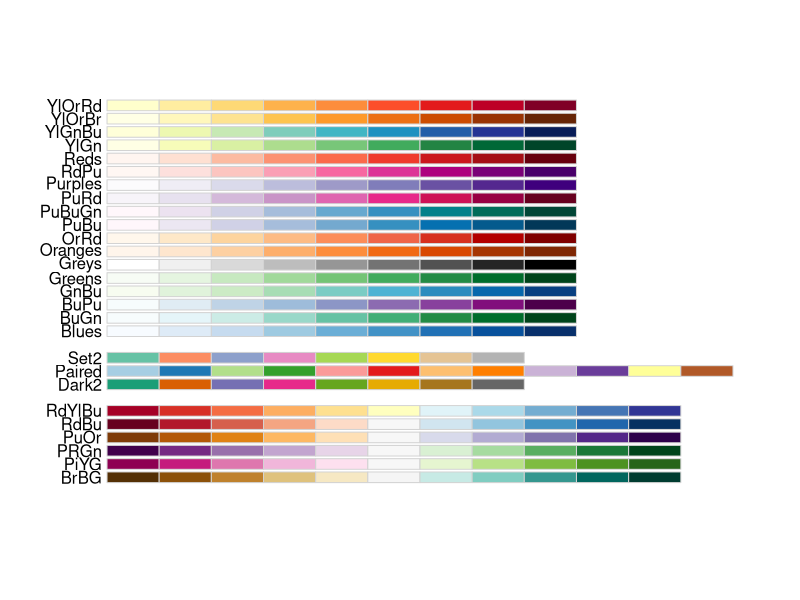
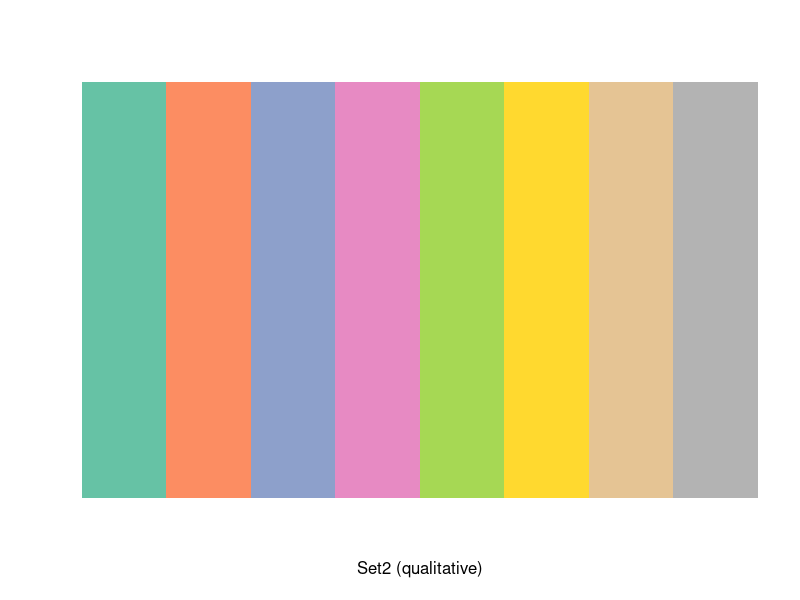
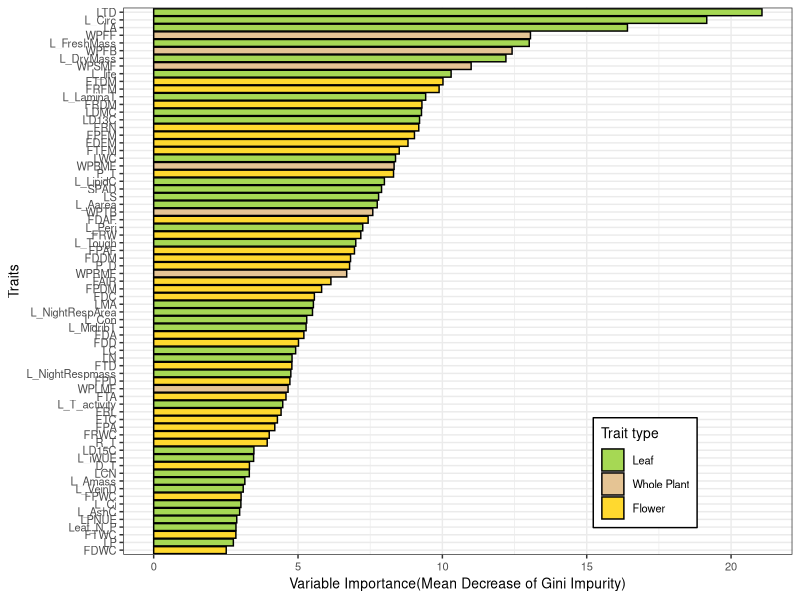
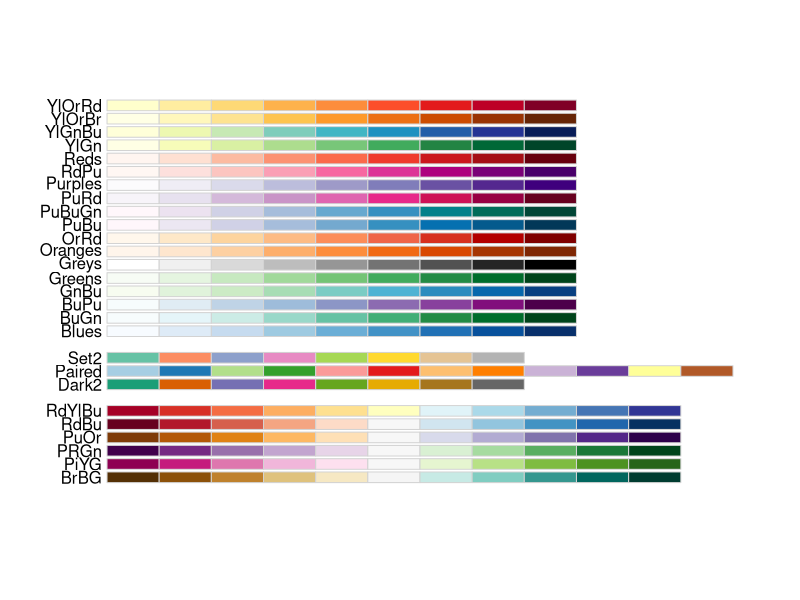
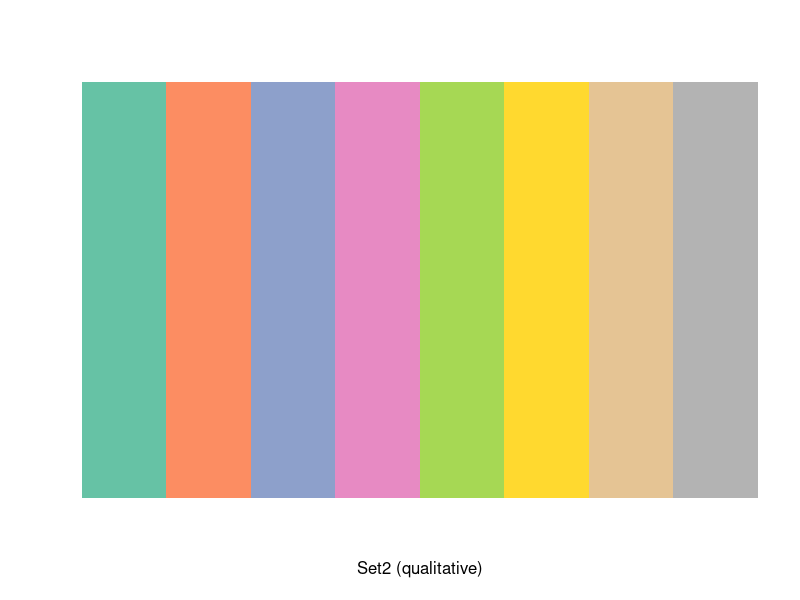
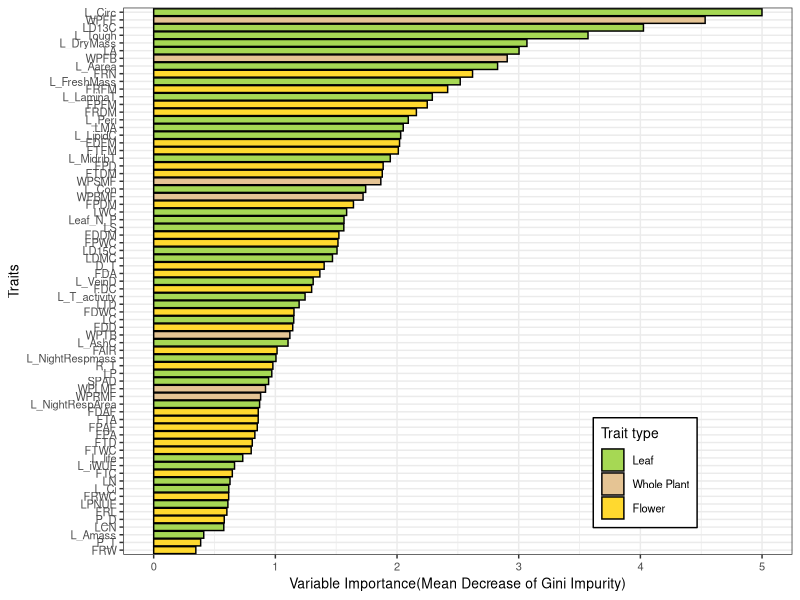
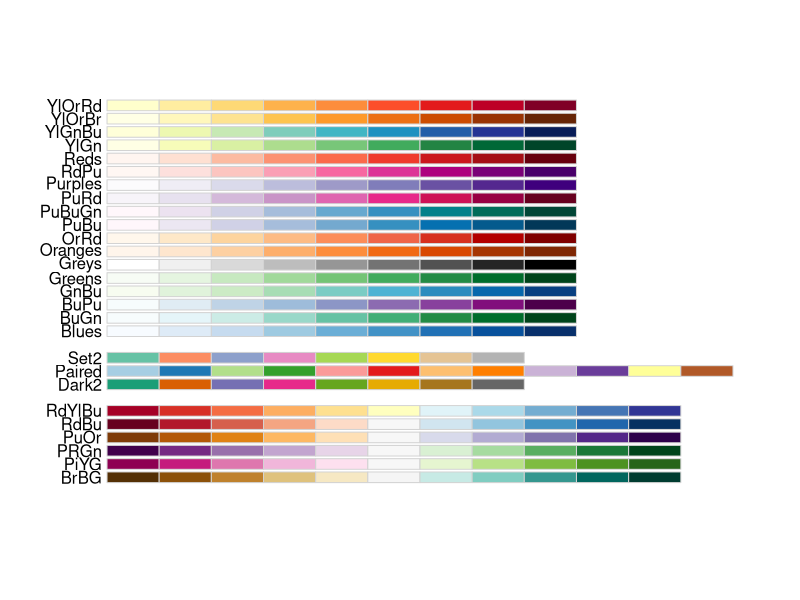
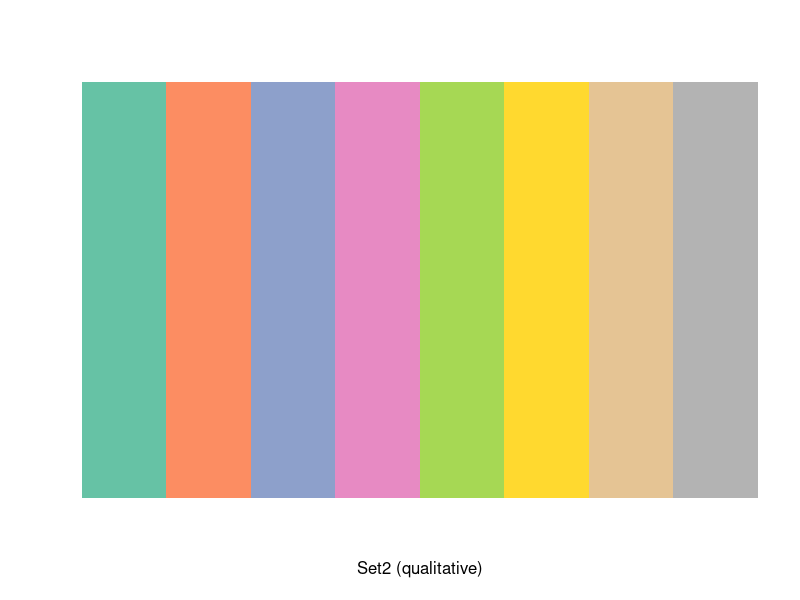

These figures' R source, in order:

rm(list = ls())

packages <- c("here","tidyverse","RColorBrewer")

lapply(packages, require, character.only =T)

########### GINI IMPURITY (Ranking all traits) ###
###### Loading the Gini Impurity data ###
### Genus, Large Perennials, southeastern perennials and annuals ###

Gini_Genus <- read.csv(here("Datasets and Tables",
                            "Gini_Importance_Genus.csv")) %>% 
                  mutate(`Phylogenetic Level` = "Genus") %>%
                  mutate(Trait_type = case_when(str_detect(Features,"^L") ~ "Leaf",
                                str_detect(Features, "SPAD") ~ "Leaf",
                                str_detect(Features, "^W") ~ "Whole Plant",
                                str_detect(Features, "^F") ~ "Flower",
                                str_detect(Features, "P_D") ~ "Flower",
                                str_detect(Features, "P_T") ~ "Flower",
                                str_detect(Features, "D_T") ~ "Flower",
                                str_detect(Features, "R_T") ~ "Flower"))

Gini_Perennial <- read.csv(here("Datasets and Tables",
                            "Gini_Importance_Perennials.csv")) %>% 
                          mutate(`Phylogenetic Level` = "Large Perennial") %>%
              mutate(Trait_type = case_when(str_detect(Features,"^L") ~ "Leaf",
                                str_detect(Features, "SPAD") ~ "Leaf",
                                str_detect(Features, "^W") ~ "Whole Plant",
                                str_detect(Features, "^F") ~ "Flower",
                                str_detect(Features, "P_D") ~ "Flower",
                                str_detect(Features, "P_T") ~ "Flower",
                                str_detect(Features, "D_T") ~ "Flower",
                                str_detect(Features, "R_T") ~ "Flower"))

Gini_Annual <- read.csv(here("Datasets and Tables",
                                "Gini_Importance_Annual.csv")) %>% 
                      mutate(`Phylogenetic Level` = "Annual") %>%
              mutate(Trait_type = case_when(str_detect(Features,"^L") ~ "Leaf",
                                str_detect(Features, "SPAD") ~ "Leaf",
                                str_detect(Features, "^W") ~ "Whole Plant",
                                str_detect(Features, "^F") ~ "Flower",
                                str_detect(Features, "P_D") ~ "Flower",
                                str_detect(Features, "P_T") ~ "Flower",
                                str_detect(Features, "D_T") ~ "Flower",
                                str_detect(Features, "R_T") ~ "Flower"))

Gini_southeastern_perennial <- read.csv(here("Datasets and Tables",
                             "Gini_Importance_southeastern.csv")) %>% 
                      mutate(`Phylogenetic Level` = "Southeastern") %>%
             mutate(Trait_type = case_when(str_detect(Features,"^L") ~ "Leaf",
                                str_detect(Features, "SPAD") ~ "Leaf",
                                str_detect(Features, "^W") ~ "Whole Plant",
                                str_detect(Features, "^F") ~ "Flower",
                                str_detect(Features, "P_D") ~ "Flower",
                                str_detect(Features, "P_T") ~ "Flower",
                                str_detect(Features, "D_T") ~ "Flower",
                                str_detect(Features, "R_T") ~ "Flower"))



####
#### Making the importance plots ####
# GENUS ### 

Gini_Genus$Trait_type <- factor(Gini_Genus$Trait_type, 
                          levels = c("Leaf","Whole Plant","Flower"))

#### Before we create the plot let us extract some colorblind friendly colors ###
## from RColorBrewer ###

display.brewer.all(colorblindFriendly = T) ### color friendly palettes

display.brewer.pal(8, 'Set2') ## displaying the colors


brewer.pal(8, 'Set2') ## displaying the hex codes 

ggplot(data = Gini_Genus,
       aes(x=reorder(Features,Overall), 
           y = Overall, 
           fill = Trait_type)) +
  geom_bar(stat = "identity",
           color ="black") + 
  scale_fill_manual(values = c("#A6D854",
                               "#E5C494",
                               "#FFD92F"),
                    name= 'Trait type') +
  labs(x= "Traits",
       y= "Variable Importance(Mean Decrease of Gini Impurity)") +
  coord_flip() + 
  theme_bw() + theme(legend.position = c(0.78, 0.15),
                     legend.background = element_rect(fill = "white", 
                                                      color = "black")) +
  theme(text = element_text(size = 10))



### LARGE PERENNIAL ###

Gini_Perennial$Trait_type <- factor(Gini_Perennial$Trait_type, 
                                levels = c("Leaf","Whole Plant","Flower"))

#### Before we create the plot let us extract some colorblind friendly colors ###
## from RColorBrewer ###

display.brewer.all(colorblindFriendly = T) ### color friendly palettes

display.brewer.pal(8, 'Set2') ## displaying the colors


brewer.pal(8, 'Set2') ## displaying the hex codes 

ggplot(data = Gini_Perennial,
       aes(x=reorder(Features,Overall), 
           y = Overall, 
           fill = Trait_type)) +
  geom_bar(stat = "identity",
           color ="black") + 
  scale_fill_manual(values = c("#A6D854",
                               "#E5C494",
                               "#FFD92F"),
                    name= 'Trait type') +
  labs(x= "Traits",
       y= "Variable Importance(Mean Decrease of Gini Impurity)") +
  coord_flip() + 
  theme_bw() + theme(legend.position = c(0.78, 0.15),
                     legend.background = element_rect(fill = "white", 
                                                      color = "black")) +
  theme(text = element_text(size = 10))



### ANNUAL ###

Gini_Annual$Trait_type <- factor(Gini_Annual$Trait_type, 
                                    levels = c("Leaf","Whole Plant","Flower"))

#### Before we create the plot let us extract some colorblind friendly colors ###
## from RColorBrewer ###

display.brewer.all(colorblindFriendly = T) ### color friendly palettes

display.brewer.pal(8, 'Set2') ## displaying the colors


brewer.pal(8, 'Set2') ## displaying the hex codes 

ggplot(data = Gini_Annual,
       aes(x=reorder(Features,Overall), 
           y = Overall, 
           fill = Trait_type)) +
  geom_bar(stat = "identity",
           color ="black") + 
  scale_fill_manual(values = c("#A6D854",
                               "#E5C494",
                               "#FFD92F"),
                    name= 'Trait type') +
  labs(x= "Traits",
       y= "Variable Importance(Mean Decrease of Gini Impurity)") +
  coord_flip() + 
  theme_bw() + theme(legend.position = c(0.78, 0.15),
                     legend.background = element_rect(fill = "white", 
                                                      color = "black")) +
  theme(text = element_text(size = 10))


### SOUTHEASTERN PERENNIAL ##


Gini_southeastern_perennial$Trait_type <- factor(Gini_southeastern_perennial$Trait_type, 
                                 levels = c("Leaf","Whole Plant","Flower"))

#### Before we create the plot let us extract some colorblind friendly colors ###
## from RColorBrewer ###

display.brewer.all(colorblindFriendly = T) ### color friendly palettes

display.brewer.pal(8, 'Set2') ## displaying the colors


brewer.pal(8, 'Set2') ## displaying the hex codes 

ggplot(data = Gini_southeastern_perennial,
       aes(x=reorder(Features,Overall), 
           y = Overall, 
           fill = Trait_type)) +
  geom_bar(stat = "identity",
           color ="black") + 
  scale_fill_manual(values = c("#A6D854",
                               "#E5C494",
                               "#FFD92F"),
                    name= 'Trait type') +
  labs(x= "Traits",
       y= "Variable Importance(Mean Decrease of Gini Impurity)") +
  coord_flip() + 
  theme_bw() + theme(legend.position = c(0.78, 0.15),
                     legend.background = element_rect(fill = "white", 
                                                      color = "black")) +
  theme(text = element_text(size = 10))



Gini_Importance <- rbind(Gini_Genus,Gini_Perennial,Gini_Annual,
                         Gini_southeastern_perennial) %>% 
                                               mutate(Groups = 'All')

###################
### NOW MAKING THE SAME VARIABLE IMPORTANCE PLOTS USING THE OPTIMAL SUBSET OF TRAITS ##
#####################

###### Loading the RFE data ###
### Genus, Large Perennials, southeastern perennials and annuals ###

RFE_Genus <- read.csv(here("Datasets and Tables",
                            "Rfe_Genus_best_subset.csv")) %>% 
  mutate(`Phylogenetic Level` = "Genus") %>%
  mutate(Trait_type = case_when(str_detect(Features,"^L") ~ "Leaf",
                                str_detect(Features, "SPAD") ~ "Leaf",
                                str_detect(Features, "^W") ~ "Whole Plant",
                                str_detect(Features, "^F") ~ "Flower",
                                str_detect(Features, "P_D") ~ "Flower",
                                str_detect(Features, "P_T") ~ "Flower",
                                str_detect(Features, "D_T") ~ "Flower",
                                str_detect(Features, "R_T") ~ "Flower"))

RFE_Perennial <- read.csv(here("Datasets and Tables",
                                "Rfe_Perennial_best_subset.csv")) %>% 
  mutate(`Phylogenetic Level` = "Large Perennial") %>%
  mutate(Trait_type = case_when(str_detect(Features,"^L") ~ "Leaf",
                                str_detect(Features, "SPAD") ~ "Leaf",
                                str_detect(Features, "^W") ~ "Whole Plant",
                                str_detect(Features, "^F") ~ "Flower",
                                str_detect(Features, "P_D") ~ "Flower",
                                str_detect(Features, "P_T") ~ "Flower",
                                str_detect(Features, "D_T") ~ "Flower",
                                str_detect(Features, "R_T") ~ "Flower"))

RFE_Annual <- read.csv(here("Datasets and Tables",
                             "Rfe_Annual_best_subset.csv")) %>% 
  mutate(`Phylogenetic Level` = "Annual") %>%
  mutate(Trait_type = case_when(str_detect(Features,"^L") ~ "Leaf",
                                str_detect(Features, "SPAD") ~ "Leaf",
                                str_detect(Features, "^W") ~ "Whole Plant",
                                str_detect(Features, "^F") ~ "Flower",
                                str_detect(Features, "P_D") ~ "Flower",
                                str_detect(Features, "P_T") ~ "Flower",
                                str_detect(Features, "D_T") ~ "Flower",
                                str_detect(Features, "R_T") ~ "Flower"))

RFE_southeastern_perennial <- read.csv(here("Datasets and Tables",
                                             "Rfe_southeastern_best_subset.csv")) %>% 
                             mutate(`Phylogenetic Level` = "Southeastern") %>%
              mutate(Trait_type = case_when(str_detect(Features,"^L") ~ "Leaf",
                                str_detect(Features, "SPAD") ~ "Leaf",
                                str_detect(Features, "^W") ~ "Whole Plant",
                                str_detect(Features, "^F") ~ "Flower",
                                str_detect(Features, "P_D") ~ "Flower",
                                str_detect(Features, "P_T") ~ "Flower",
                                str_detect(Features, "D_T") ~ "Flower",
                                str_detect(Features, "R_T") ~ "Flower"))



####
#### Making the importance plots ####
# GENUS ### 

RFE_Genus$Trait_type <- factor(RFE_Genus$Trait_type, 
                                levels = c("Leaf","Whole Plant","Flower"))

#### Before we create the plot let us extract some colorblind friendly colors ###
## from RColorBrewer ###

display.brewer.all(colorblindFriendly = T) ### color friendly palettes

display.brewer.pal(8, 'Set2') ## displaying the colors


brewer.pal(8, 'Set2') ## displaying the hex codes 

ggplot(data = RFE_Genus,
       aes(x=reorder(Features,Overall), 
           y = Overall, 
           fill = Trait_type)) +
  geom_bar(stat = "identity",
           color ="black") + 
  scale_fill_manual(values = c("#A6D854",
                               "#E5C494",
                               "#FFD92F"),
                    name= 'Trait type') +
  labs(x= "Traits",
       y= "Variable Importance(Mean Decrease of Gini Impurity)") +
  coord_flip() + 
  theme_bw() + theme(legend.position = c(0.78, 0.15),
                     legend.background = element_rect(fill = "white", 
                                                      color = "black")) +
  theme(text = element_text(size = 10))



### LARGE PERENNIAL ###

RFE_Perennial$Trait_type <- factor(RFE_Perennial$Trait_type, 
                                    levels = c("Leaf","Whole Plant","Flower"))

#### Before we create the plot let us extract some colorblind friendly colors ###
## from RColorBrewer ###

display.brewer.all(colorblindFriendly = T) ### color friendly palettes

display.brewer.pal(8, 'Set2') ## displaying the colors


brewer.pal(8, 'Set2') ## displaying the hex codes 

ggplot(data = RFE_Perennial,
       aes(x=reorder(Features,Overall), 
           y = Overall, 
           fill = Trait_type)) +
  geom_bar(stat = "identity",
           color ="black") + 
  scale_fill_manual(values = c("#A6D854",
                               "#E5C494",
                               "#FFD92F"),
                    name= 'Trait type') +
  labs(x= "Traits",
       y= "Variable Importance(Mean Decrease of Gini Impurity)") +
  coord_flip() + 
  theme_bw() + theme(legend.position = c(0.78, 0.15),
                     legend.background = element_rect(fill = "white", 
                                                      color = "black")) +
  theme(text = element_text(size = 10))



### ANNUAL ###

RFE_Annual$Trait_type <- factor(RFE_Annual$Trait_type, 
                                 levels = c("Leaf","Whole Plant","Flower"))

#### Before we create the plot let us extract some colorblind friendly colors ###
## from RColorBrewer ###

display.brewer.all(colorblindFriendly = T) ### color friendly palettes

display.brewer.pal(8, 'Set2') ## displaying the colors


brewer.pal(8, 'Set2') ## displaying the hex codes 

ggplot(data = RFE_Annual,
       aes(x=reorder(Features,Overall), 
           y = Overall, 
           fill = Trait_type)) +
  geom_bar(stat = "identity",
           color ="black") + 
  scale_fill_manual(values = c("#A6D854",
                               "#E5C494",
                               "#FFD92F"),
                    name= 'Trait type') +
  labs(x= "Traits",
       y= "Variable Importance(Mean Decrease of Gini Impurity)") +
  coord_flip() + 
  theme_bw() + theme(legend.position = c(0.78, 0.15),
                     legend.background = element_rect(fill = "white", 
                                                      color = "black")) +
  theme(text = element_text(size = 10))


### SOUTHEASTERN PERENNIAL ##


RFE_southeastern_perennial$Trait_type <- factor(RFE_southeastern_perennial$Trait_type, 
                                                 levels = c("Leaf","Whole Plant","Flower"))

#### Before we create the plot let us extract some colorblind friendly colors ###
## from RColorBrewer ###

display.brewer.all(colorblindFriendly = T) ### color friendly palettes

display.brewer.pal(8, 'Set2') ## displaying the colors


brewer.pal(8, 'Set2') ## displaying the hex codes 

ggplot(data = RFE_southeastern_perennial,
       aes(x=reorder(Features,Overall), 
           y = Overall, 
           fill = Trait_type)) +
  geom_bar(stat = "identity",
           color ="black") + 
  scale_fill_manual(values = c("#A6D854",
                               "#E5C494",
                               "#FFD92F"),
                    name= 'Trait type') +
  labs(x= "Traits",
       y= "Variable Importance(Mean Decrease of Gini Impurity)") +
  coord_flip() + 
  theme_bw() + theme(legend.position = c(0.78, 0.15),
                     legend.background = element_rect(fill = "white", 
                                                      color = "black")) +
  theme(text = element_text(size = 10))



RFE_Importance <- rbind(RFE_Genus,RFE_Perennial,RFE_Annual,
                         RFE_southeastern_perennial) %>% 
                                      mutate(Groups = 'Optimal Subset')



################
### MOST DIVERGENT TRAITS ###
################ 

###################
### NOW MAKING THE SAME VARIABLE IMPORTANCE PLOTS FOR THE MOST DIVERGENT TRAITS ##
#####################

###### Loading the BORUTA data ###
### Genus, Large Perennials, southeastern perennials and annuals ###

Boruta_Genus <- read.csv(here("Datasets and Tables",
                           "Boruta_Genus.csv")) %>% 
  mutate(`Phylogenetic Level` = "Genus") %>%
  mutate(Trait_type = case_when(str_detect(Feature,"^L") ~ "Leaf",
                                str_detect(Feature, "SPAD") ~ "Leaf",
                                str_detect(Feature, "^W") ~ "Whole Plant",
                                str_detect(Feature, "^F") ~ "Flower",
                                str_detect(Feature, "P_D") ~ "Flower",
                                str_detect(Feature, "P_T") ~ "Flower",
                                str_detect(Feature, "D_T") ~ "Flower",
                                str_detect(Feature, "R_T") ~ "Flower"))

Boruta_Perennial <- read.csv(here("Datasets and Tables",
                               "Boruta_Perennials.csv")) %>% 
  mutate(`Phylogenetic Level` = "Large Perennial") %>%
  mutate(Trait_type = case_when(str_detect(Feature,"^L") ~ "Leaf",
                                str_detect(Feature, "SPAD") ~ "Leaf",
                                str_detect(Feature, "^W") ~ "Whole Plant",
                                str_detect(Feature, "^F") ~ "Flower",
                                str_detect(Feature, "P_D") ~ "Flower",
                                str_detect(Feature, "P_T") ~ "Flower",
                                str_detect(Feature, "D_T") ~ "Flower",
                                str_detect(Feature, "R_T") ~ "Flower"))

Boruta_Annual <- read.csv(here("Datasets and Tables",
                            "Boruta_Annual.csv")) %>% 
  mutate(`Phylogenetic Level` = "Annual") %>%
  mutate(Trait_type = case_when(str_detect(Feature,"^L") ~ "Leaf",
                                str_detect(Feature, "SPAD") ~ "Leaf",
                                str_detect(Feature, "^W") ~ "Whole Plant",
                                str_detect(Feature, "^F") ~ "Flower",
                                str_detect(Feature, "P_D") ~ "Flower",
                                str_detect(Feature, "P_T") ~ "Flower",
                                str_detect(Feature, "D_T") ~ "Flower",
                                str_detect(Feature, "R_T") ~ "Flower"))

Boruta_southeastern_perennial <- read.csv(here("Datasets and Tables",
                                            "Boruta_southeastern_perennials.csv")) %>% 
  mutate(`Phylogenetic Level` = "Southeastern") %>%
  mutate(Trait_type = case_when(str_detect(Feature,"^L") ~ "Leaf",
                                str_detect(Feature, "SPAD") ~ "Leaf",
                                str_detect(Feature, "^W") ~ "Whole Plant",
                                str_detect(Feature, "^F") ~ "Flower",
                                str_detect(Feature, "P_D") ~ "Flower",
                                str_detect(Feature, "P_T") ~ "Flower",
                                str_detect(Feature, "D_T") ~ "Flower",
                                str_detect(Feature, "R_T") ~ "Flower"))



####
#### Making the importance plots ####
# GENUS ### 

Boruta_Genus$Trait_type <- factor(Boruta_Genus$Trait_type, 
                               levels = c("Leaf","Whole Plant","Flower"))

#### Before we create the plot let us extract some colorblind friendly colors ###
## from RColorBrewer ###

display.brewer.all(colorblindFriendly = T) ### color friendly palettes

display.brewer.pal(8, 'Set2') ## displaying the colors


brewer.pal(8, 'Set2') ## displaying the hex codes 


colnames(Boruta_Genus)

ggplot(data = Boruta_Genus,
       aes(x=reorder(Feature,meanImp), 
           y = meanImp, 
           fill = Trait_type)) +
  geom_bar(stat = "identity",
           color ="black") + 
  scale_fill_manual(values = c("#A6D854",
                               "#E5C494",
                               "#FFD92F"),
                    name= 'Trait type') +
  labs(x= "Traits",
       y= "Variable Importance(Mean Decrease of Gini Impurity)") +
  coord_flip() + 
  theme_bw() + theme(legend.position = c(0.78, 0.15),
                     legend.background = element_rect(fill = "white", 
                                                      color = "black")) +
  theme(text = element_text(size = 10))



### LARGE PERENNIAL ###

Boruta_Perennial$Trait_type <- factor(Boruta_Perennial$Trait_type, 
                                   levels = c("Leaf","Whole Plant","Flower"))

#### Before we create the plot let us extract some colorblind friendly colors ###
## from RColorBrewer ###

display.brewer.all(colorblindFriendly = T) ### color friendly palettes

display.brewer.pal(8, 'Set2') ## displaying the colors


brewer.pal(8, 'Set2') ## displaying the hex codes 

ggplot(data = Boruta_Perennial,
       aes(x=reorder(Feature,meanImp), 
           y = meanImp, 
           fill = Trait_type)) +
  geom_bar(stat = "identity",
           color ="black") + 
  scale_fill_manual(values = c("#A6D854",
                               "#E5C494",
                               "#FFD92F"),
                    name= 'Trait type') +
  labs(x= "Traits",
       y= "Variable Importance(Mean Decrease of Gini Impurity)") +
  coord_flip() + 
  theme_bw() + theme(legend.position = c(0.78, 0.15),
                     legend.background = element_rect(fill = "white", 
                                                      color = "black")) +
  theme(text = element_text(size = 10))



### ANNUAL ###

Boruta_Annual$Trait_type <- factor(Boruta_Annual$Trait_type, 
                                levels = c("Leaf","Whole Plant","Flower"))

#### Before we create the plot let us extract some colorblind friendly colors ###
## from RColorBrewer ###

display.brewer.all(colorblindFriendly = T) ### color friendly palettes

display.brewer.pal(8, 'Set2') ## displaying the colors


brewer.pal(8, 'Set2') ## displaying the hex codes 

ggplot(data = Boruta_Annual,
       aes(x=reorder(Feature,meanImp), 
           y = meanImp, 
           fill = Trait_type)) +
  geom_bar(stat = "identity",
           color ="black") + 
  scale_fill_manual(values = c("#A6D854",
                               "#E5C494",
                               "#FFD92F"),
                    name= 'Trait type') +
  labs(x= "Traits",
       y= "Variable Importance(Mean Decrease of Gini Impurity)") +
  coord_flip() + 
  theme_bw() + theme(legend.position = c(0.78, 0.15),
                     legend.background = element_rect(fill = "white", 
                                                      color = "black")) +
  theme(text = element_text(size = 10))


### SOUTHEASTERN PERENNIAL ##


Boruta_southeastern_perennial$Trait_type <- factor(Boruta_southeastern_perennial$Trait_type, 
                                                levels = c("Leaf","Whole Plant","Flower"))

#### Before we create the plot let us extract some colorblind friendly colors ###
## from RColorBrewer ###

display.brewer.all(colorblindFriendly = T) ### color friendly palettes

display.brewer.pal(8, 'Set2') ## displaying the colors


brewer.pal(8, 'Set2') ## displaying the hex codes 

ggplot(data = Boruta_southeastern_perennial,
       aes(x=reorder(Feature,meanImp), 
           y = meanImp, 
           fill = Trait_type)) +
  geom_bar(stat = "identity",
           color ="black") + 
  scale_fill_manual(values = c("#A6D854",
                               "#E5C494",
                               "#FFD92F"),
                    name= 'Trait type') +
  labs(x= "Traits",
       y= "Variable Importance(Mean Decrease of Gini Impurity)") +
  coord_flip() + 
  theme_bw() + theme(legend.position = c(0.78, 0.15),
                     legend.background = element_rect(fill = "white", 
                                                      color = "black")) +
  theme(text = element_text(size = 10))



Boruta_Importance <- rbind(Boruta_Genus,Boruta_Perennial,Boruta_Annual,
                        Boruta_southeastern_perennial) %>% 
  mutate(Groups = 'Most Divergent')




######### Exporting the files containing the combined GINI, RFE and Boruta ##

saveRDS(Gini_Importance,"Gini_Importance_combined.RDS")

saveRDS(RFE_Importance,"Optimal_subset.RDS")

saveRDS(Boruta_Importance,"Most_Divergent.RDS")






